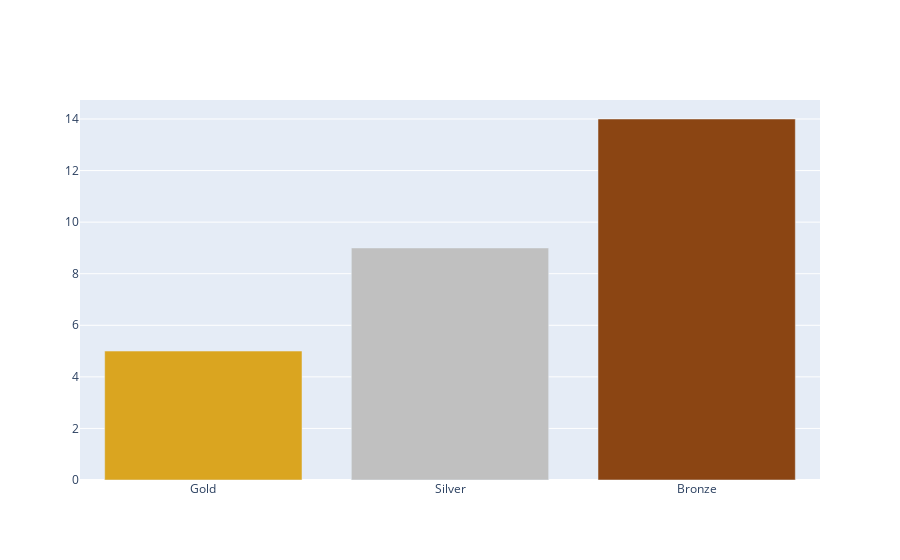

Source (notebook cell):
### Code cell
import plotly.express as px

def medals_type3(country):

    colors = ['GoldenRod', 'Silver', 'SaddleBrown']

    fig = go.Figure(data=[go.Bar(
        fig
        x=['Gold', 'Silver', 'Bronze'],
        y=[df.loc[(df['country'] == country), 'gold'].values[0], df.loc[(df['country'] == country), 'silver'].values[0], df.loc[(df['country'] == country), 'bronze'].values[0]],
        marker_color=colors # marker color can be a single color value or an iterable
    )]) 
    
    fig.show()

medals_type3("Portugal")

### Figure 1 — Plotly figure (JSON) as saved in the notebook; plotly's stock layout.template omitted (floating-point values rounded to 4 significant figures)
{"data": [{"marker": {"color": ["GoldenRod", "Silver", "SaddleBrown"]}, "type": "bar", "x": ["Gold", "Silver", "Bronze"], "y": [5, 9, 14]}], "layout": {}}
